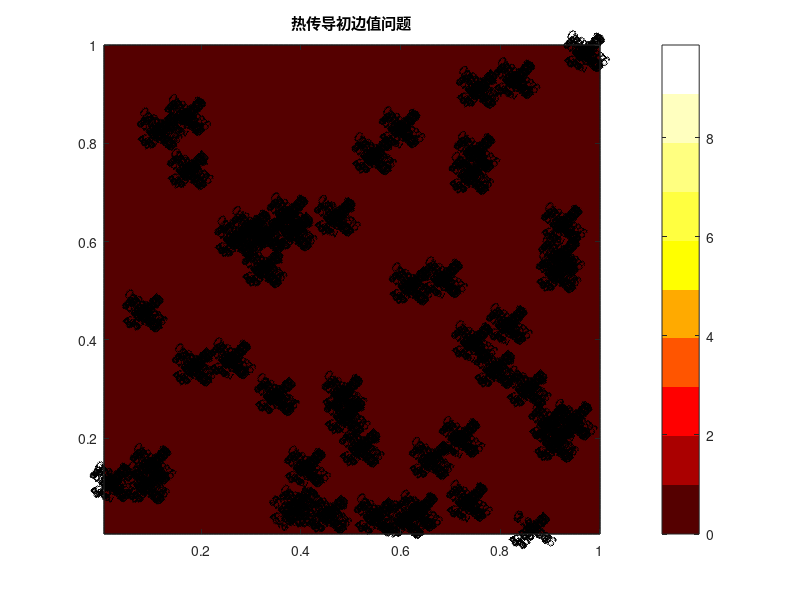

MATLAB code for this plot: (Note: this script raises an error after producing the figure.)
M=200;%网格数量
N=2000;%时间分割
T=0.05;%总时间
number = 50;%初始点数
tau=T./N;
L=1;
a=1;%导热系数决定的
h=L./M;
r=tau./h./h./2.*a.^2;%网比
disp(r);
H=sparse(diag(ones(1,M)*(2.*r+1)))+sparse(diag(ones(1,M-1)*(-r),1))+sparse(diag(ones(1,M-1)*(-r),-1));
v=zeros(M,M);
u=zeros(M,M);%初值
u(1,:)=0;u(M,:)=0;u(:,1)=0;u(:,M)=0;
[X,Y] = meshgrid(h:h:L,h:h:L);
RP = [randperm(M-2,number)'+1,randperm(M-2,number)'+1];%初始温度为100.0的点
for iter = 1:number
u(RP(iter,1),RP(iter,2)) = 100.0;
end
for k = 2:N
u(1,:)=0;u(M,:)=0;u(:,1)=0;u(:,M)=0;
delta_y=([zeros(M,1),u(:,1:M-1)]+[u(:,2:M),zeros(M,1)]-2*u)*r;
v=H\(u+delta_y);
v=v';
delta_x=([zeros(M,1),v(:,1:M-1)]+[v(:,2:M),zeros(M,1)]-2*v)*r;
u=H\(v+delta_x);
u=u';
u(1,:)=0;u(M,:)=0;u(:,1)=0;u(:,M)=0;
colormap(hot(10));
    contourf(h:h:L, (h:h:L)', u, 'ShowText','on');
    colorbar
    title('热传导初边值问题');
    hold off;
     frame=getframe(gcf);
    imind=frame2im(frame); [imind,cm] = rgb2ind(imind,256);
    if k==1
       imwrite(imind,cm,'test.gif','gif', 'Loopcount',inf,'DelayTime',1e-4);
    else
        if mod(k,100)==1
       imwrite(imind,cm,'test.gif','gif','WriteMode','append','DelayTime',1e-4);
       fprintf('epoch=%d\n',k);
        end
    end
end
